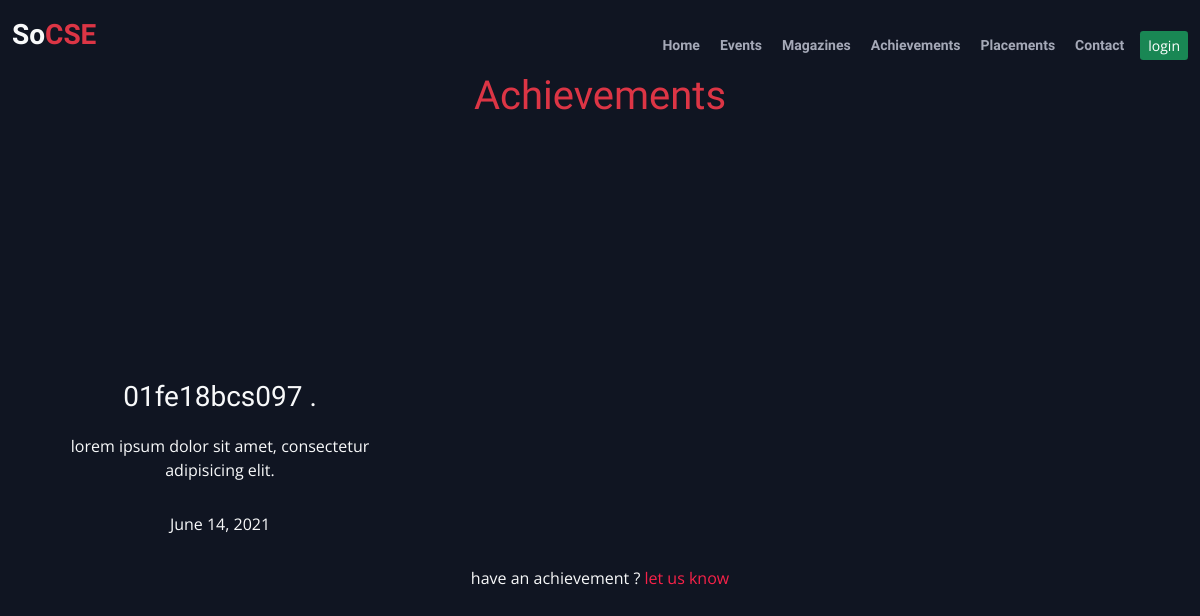
Page /achievements/ on the earlier database version.
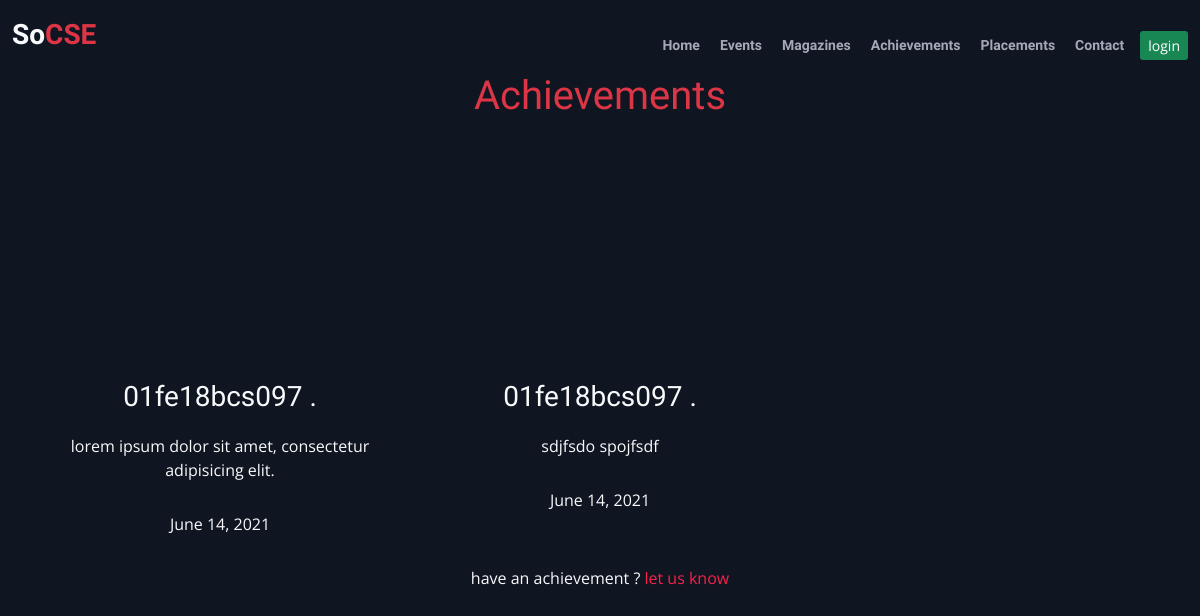
Same page on the later database version.
### achievementsapp/models.py (models this page shows)
class AchievementModel(models.Model):
    user = models.ForeignKey(User,on_delete=models.CASCADE)
    description = models.CharField(max_length=128)
    date = models.DateField()
    proof = models.FileField(upload_to='achievements/')
    approved = models.BooleanField(default=False)

### achievementsapp/views.py (the view)
# urls.py: path('',homepageview)
def homepageview(request):
    achievements = AchievementModel.objects.all()
    context = {
        'achievements' :achievements,
        'is_logged' : request.user.is_authenticated,
        'user' : request.user,
    }
    return render(request,"achievementsapp/index.html",context)

### socseapp/models.py (called while the page is built)
def get_name(self):
    if self.username=="admin":
        return "admin"
    return self.first_name + " "+self.last_name

### templates/achievementsapp/index.html (shortened to what this page needs)
{% extends 'base.html' %}
{% load static %}
{% block content %}
{% if not messages %}
  <br><br><br>
{% endif %}
<div class="container" id="achievements">
    <h1 class="text-center text-danger">Achievements</h1>
    <div class="row">
      {% for achievement in achievements %}
        {% if achievement.approved %}
        <div class="col-lg-4" data-aos="fade-up">
          <a href="{{achievement.proof.url}}">
            <div class="d-flex justify-content-center">
            </div>
            <h3 class="text-center text-light">{{achievement.user}}</h3>
            <p class="text-center text-light">{{achievement.description}}</p>
            <p class="text-center text-light">{{achievement.date}}</p>
          </a>
        </div>
        {% endif %}
      {% endfor %}
    </div>
    <p class="text-light text-center">have an achievement ? <span><a href="{% url 'addachievementpage' %}">let us know</a></span></p>
  </div>
{% endblock %}

Differences in the rows shown:
added AchievementModel: user "01fe18bcs097 .", description "sdjfsdo spojfsdf", date "June 14, 2021"
